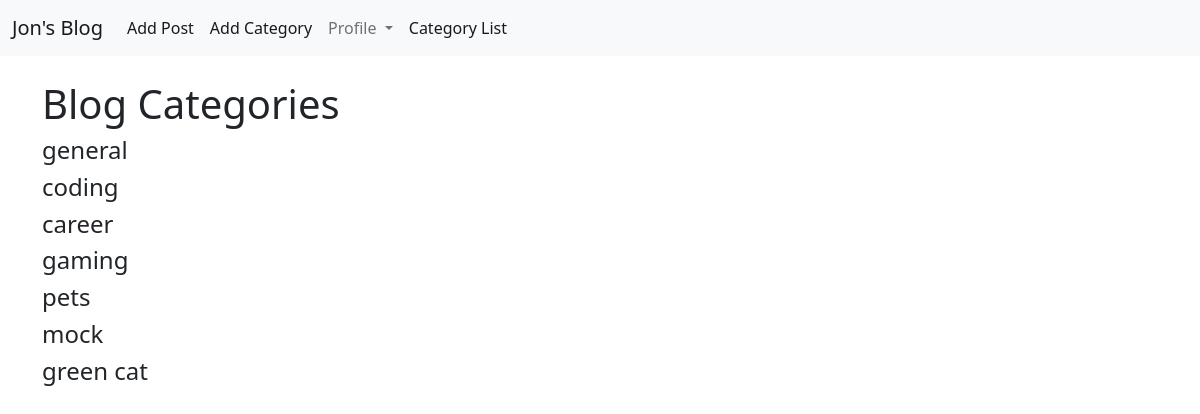
/category-list (signed in), run on an earlier commit of the app's database.
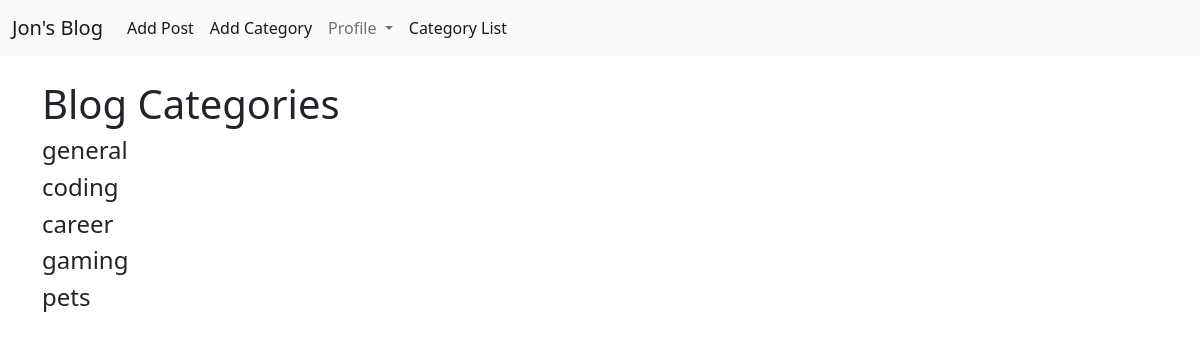
And on a later commit of the database.
### JonsBlog/models.py (models this page shows, shortened)
class Category(models.Model):
    name = models.CharField(max_length=255)
    def __str__(self):
        return self.name

### JonsBlog/views.py (the view)
# urls.py: path('category-list', CategoryListView, name='category-list'),
def CategoryListView(req):
    category_menu_list = Category.objects.all()
    return render(req, 'category_list.html', {'category_menu_list': category_menu_list})

### JonsBlog/templates/category_list.html (shortened to what this page needs)
{% extends 'base.html' %}
{% block content %}
<h1>Blog Categories</h1>
{% for item in category_menu_list %}
    <h4>
        <a class="dropdown-item" href="{% url 'category' item|slugify %}">{{ item }}</a>
    </h4>
{% endfor %}
{% endblock %}

What changed in the data, as far as the page shows it:
removed Category: name "mock"
removed Category: name "green cat"
